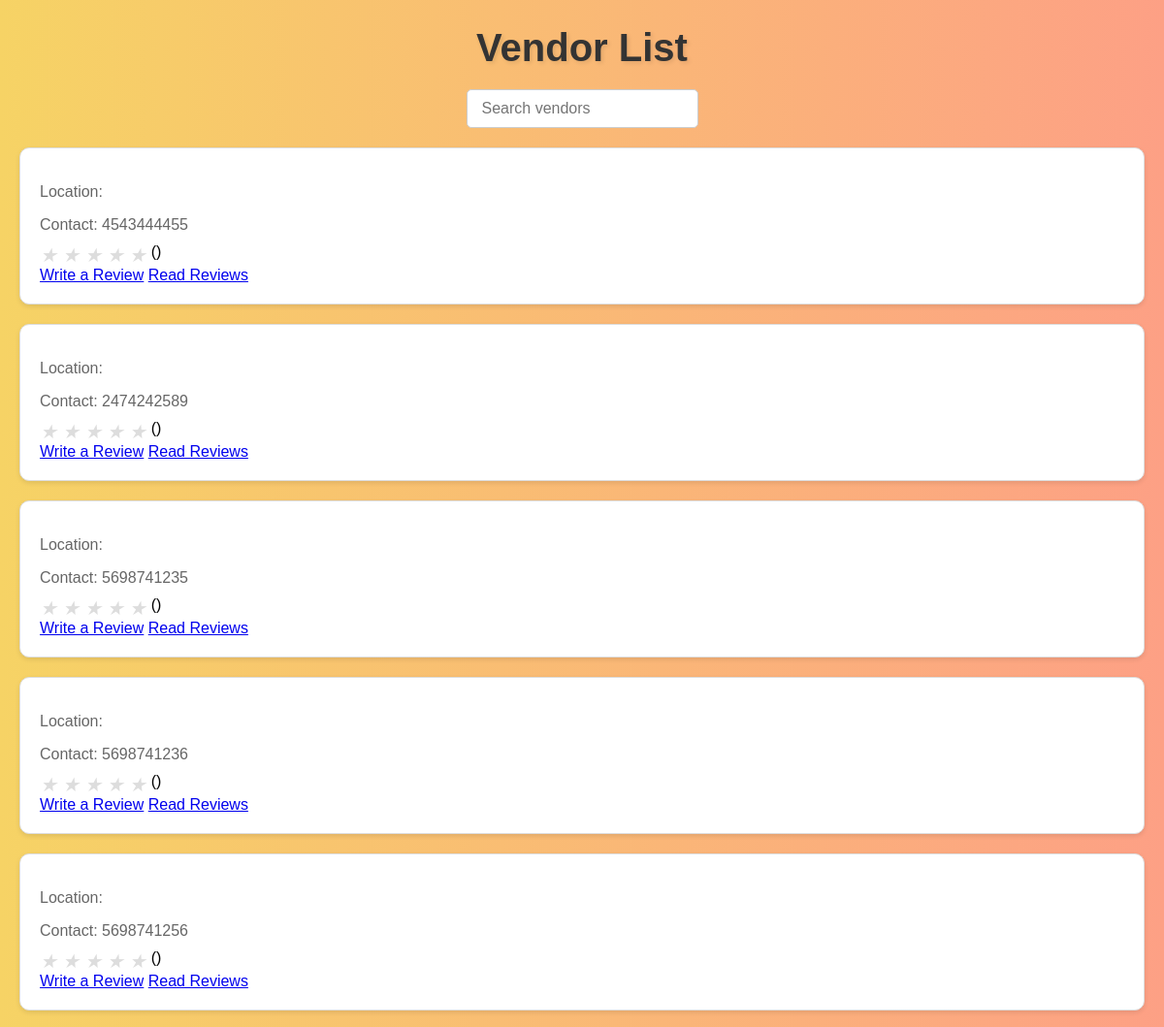
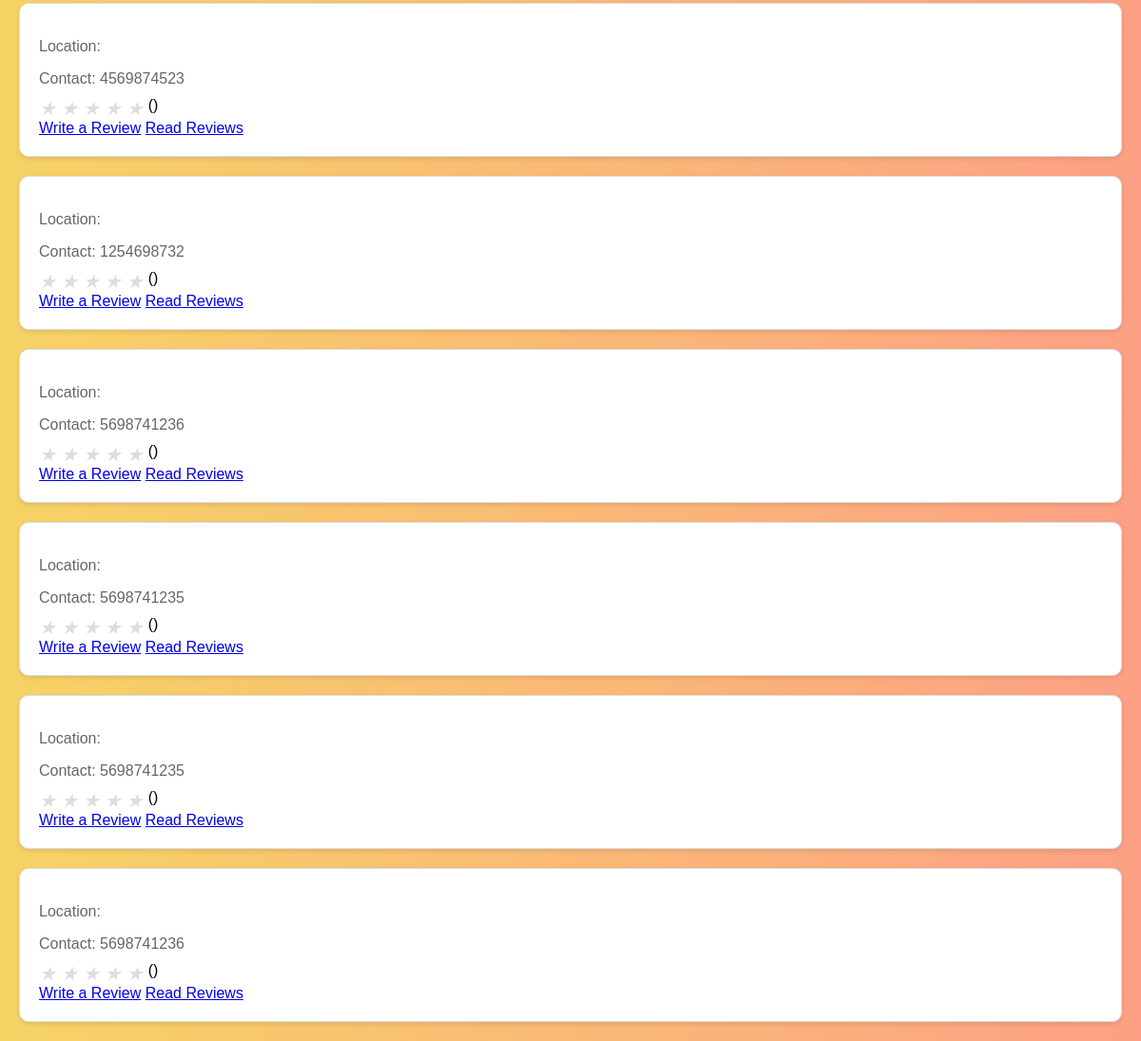
Screenshot of /showratings/ with the database file from the repository (2 pictures, top to bottom).
### VendInapp/models.py (models this page shows, shortened)
class Vendor(models.Model):
    CUISINE_CHOICES = [
        ('asian', 'Asian'),
        ('mexican', 'Mexican'),
        ('italian', 'Italian'),
        ('american', 'American'),
        ('indian', 'Indian'),
        ('other', 'Other'),
    ]
    business_name = models.CharField(max_length=100)
    owner_name = models.CharField(max_length=100)
    phone_regex = RegexValidator(
        regex=r'^\+?1?\d{9,15}$',
        message="Phone number must be entered in the format: '+999999999'. Up to 15 digits allowed."
    )
    phone = models.CharField(validators=[phone_regex], max_length=17)
    address = models.TextField()
    cuisine = models.CharField(max_length=20, choices=CUISINE_CHOICES)
    open_time = models.TimeField()
    close_time = models.TimeField()
    created_at = models.DateTimeField(auto_now_add=True)
    updated_at = models.DateTimeField(auto_now=True)
    is_active = models.BooleanField(default=False)

### VendInapp/views.py (the view)
# urls.py: path('showratings/', vendor_list, name='vendor_list_ratings'),
def vendor_list(request):
    vendors = Vendor.objects.all()
    star_range = range(1,6)
    search_query = request.GET.get('q')
    if search_query:
        vendors = vendors.filter(name__icontains=search_query)
    return render(request, 'VendInapp/ratings_list.html', {'vendors': vendors,'star_range': star_range})

### VendInapp/templates/VendInapp/ratings_list.html (shortened to what this page needs)
<!DOCTYPE html>
<html>
<head>
</head>
<body>
    <h1>Vendor List</h1>
    <div class="search-bar">
        <input type="text" id="search-input" placeholder="Search vendors">
    </div>
    <ul class="vendor-list">
        {% for vendor in vendors %}
        <li class="vendor-item">
            <p>Location: {{ vendor.location }}</p>
            <p>Contact: {{ vendor.phone }}</p>
            <div class="rating-stars">
                {% for i in star_range %}
                <i class="rating-star {% if vendor.avg_rating >= i %}active{% endif %}">&#9733;</i>
                {% endfor %}
                <span>({{ vendor.rating|floatformat:1 }})</span>
            </div>
            <a href="{% url 'rate_vendor' vendor.id %}">Write a Review</a>
            <a href="{% url 'vendor_reviews' vendor.id %}">Read Reviews</a>
        </li>
        {% endfor %}
    </ul>
</body>
</html>

### VendInapp/templates/VendInapp/ratings_list.html (style rules this page uses)
body { font-family: Arial, sans-serif; margin: 20px; background-image: linear-gradient(to right, #f6d365, #fda085); min-height: 100vh; }
h1 { text-align: center; font-size: 2.5em; color: #333; margin-bottom: 20px; text-shadow: 2px 2px 4px rgba(0, 0, 0, 0.1); }
.search-bar { display: flex; justify-content: center; margin-bottom: 20px; }
.search-bar input[type="text"] { padding: 10px 15px; border: 1px solid #ccc; border-radius: 5px; font-size: 16px; outline: none; }
.vendor-list { list-style-type: none; padding: 0; }
.vendor-item { margin-bottom: 20px; padding: 20px; border: 1px solid #ddd; border-radius: 10px; background-color: #fff; box-shadow: 0 2px 5px rgba(0, 0, 0, 0.1); }
.vendor-item p { margin-bottom: 5px; color: #666; }
.rating-stars { display: flex; margin-top: 10px; }
.rating-star { font-size: 20px; color: #ddd; margin-right: 5px; cursor: pointer; }

### rows the page displays
Vendor: phone "4543444455"
Vendor: phone "2474242589"
Vendor: phone "5698741235"
Vendor: phone "5698741236"
Vendor: phone "5698741256"
Vendor: phone "4569874523"
Vendor: phone "1254698732"
Vendor: phone "5698741236"
Vendor: phone "5698741235"
Vendor: phone "5698741235"
Vendor: phone "5698741236"
